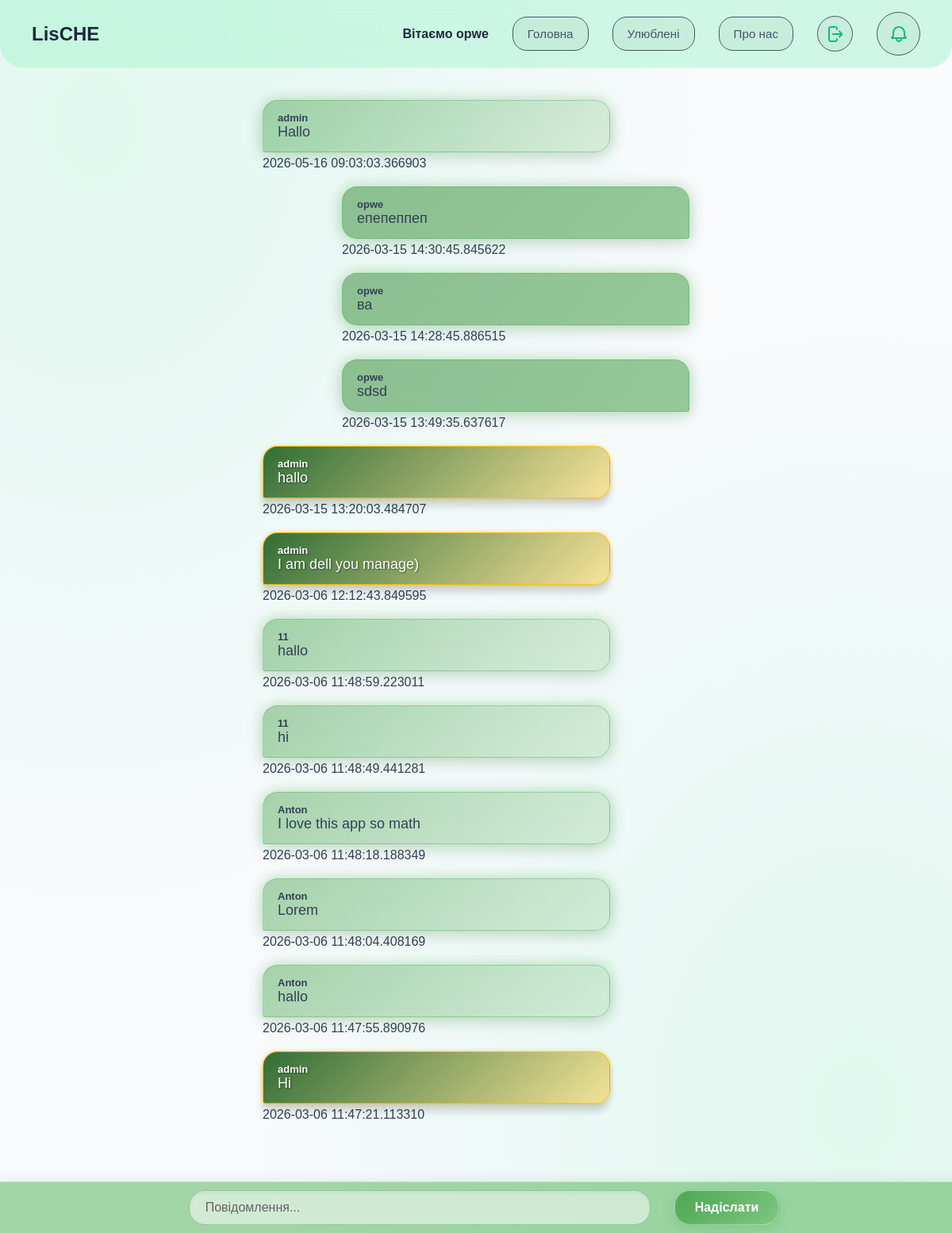
Page /forum (signed in) on the committed database.
### DB.py (models this page shows, shortened)
class User(UserMixin, db.Model):
    id = db.Column(db.Integer, primary_key=True)
    isAdmin = db.Column(db.Boolean, default=False)
    username = db.Column(db.String(150), unique=True, nullable=False)
    gmail = db.Column(db.String(150), unique=True, nullable=False)
    password_hash = db.Column(db.String(256), nullable=False)

class Forum(db.Model):
    id = db.Column(db.Integer, primary_key=True)
    userID = db.Column(db.Integer, db.ForeignKey('user.id'), nullable=False)
    username = db.Column(db.String(150), nullable=False)
    comment = db.Column(db.Text, nullable=False)
    date = db.Column(db.DateTime, nullable=False)
    isAdmin = db.Column(db.Boolean, default=False)

### app.py (the view)
@app.route('/forum', methods=['GET', 'POST'])
@login_required
def forum():
    if request.method == 'POST':
        comment = request.form['comment']
        new_comment = Forum(username=current_user.username, comment=comment, userID=current_user.id, date=datetime.utcnow(), isAdmin=current_user.isAdmin)
        db.session.add(new_comment)
        db.session.commit()
        return redirect('/forum')
    all_comments = Forum.query.order_by(Forum.date.desc()).all()
    commitDb = Comits.query.order_by(Comits.date.desc()).limit(5).all()
    return render_template('forum.html', comments=all_comments, comits=commitDb)

### app.py (called while the page is built)
@login_manager.user_loader
def load_user(user_id):
    return User.query.get(int(user_id))

### templates/forum.html (shortened to what this page needs)
<!DOCTYPE html>
<html lang="en">
<head>
    <link rel="stylesheet" href="{{ url_for('static', filename='styles/commit.css') }}">
    <link rel="stylesheet" href="{{ url_for('static', filename='styles/forum-style.css') }}">
    <link rel="stylesheet" href="{{ url_for('static', filename='styles/btn-style.css') }}">
    <link rel="stylesheet" href="{{ url_for('static', filename='styles/user-favorite-style.css') }}">
</head>
<body>
    <header>
        <h1>LisCHE</h1>
        <div class="header-btn">
            {% if current_user.is_authenticated %}
                <span class="welcome-text">Вітаємо {{ current_user.username }}</span>
                <a href="{{ url_for('main') }}"><button>Головна</button></a>
                <a href="{{ url_for('favorite') }}"><button>Улюблені</button></a>
                <a href="{{ url_for('about_us') }}"><button>Про нас</button></a>
                <a href="{{ url_for('logout') }}" class="logout-btn">
                </a>
                <button id="open-commit" class="logout-btn" style="width: 55px; height: 55px;">
                </button>
            {% else %}
                <a href="{{ url_for('login') }}"><button>Увійти</button></a>
                <a href="{{ url_for('register') }}"><button>Зареєструватись</button></a>
            {% endif %}
        </div>
    </header>
    <main style="margin-bottom: 100px;">
        {% for comment in comments %}
            {% if comment.userID == current_user.id %}
                <div class="my-message">
                    <div class="{% if comment.isAdmin %}message-admin{% else %}message-user{% endif %} right-masage">
                        <p class="user-name">{{ comment.username }}</p>
                        <p class="massage">{{ comment.comment }}</p>
                    </div>
                    <span class="message-date">{{ comment.date }}</span>
                </div>
            {% else %}
                <div class="not-my-message">
                    <div class="{% if comment.isAdmin %}message-admin{% else %}message-user{% endif %}">
                        <p class="user-name">{{ comment.username }}</p>
                        <p class="massage">{{ comment.comment }}</p>
                    </div>
                    <span class="message-date">{{ comment.date }}</span>
                </div>
            {% endif %}
        {% endfor %}
    </main>
    <form class="forms-input" action="/forum" method="POST">
        <input type="text" name="comment" placeholder="Повідомлення..." required>
        <button type="submit">Надіслати</button>
    </form>
</body>
</html>

### static/styles/forum-style.css (style rules this page uses)
.forms-input { width: 100%; display: flex; justify-content: center; gap: 30px; align-items: center; position: fixed; bottom: 0px; left: 0px; right: 0px; padding: 10px; z-index: 1000; background: rgba(76, 175, 80, 0.5); backdrop-filter: blur(12px); -webkit-backdrop-filter: blur(12px); border-top: 1px solid rgba(255, 255, 255, 0.4); box-shadow: 0 -4px 15px rgba(0, 0, 0, 0.05); }
.forms-input input[type="text"] { width: 45%; max-width: 800px; padding: 12px 20px; font-size: 16px; background: rgba(255, 255, 255, 0.5); border: 1px solid rgba(76, 175, 80, 0.5); border-radius: 20px; color: #111; outline: none; transition: all 0.3s ease; box-shadow: inset 0 2px 5px rgba(0, 0, 0, 0.05); }
.forms-input input[type="text"]::placeholder { color: #666; }
.forms-input button { padding: 12px 25px; font-size: 16px; font-weight: 700; color: #fff; background: linear-gradient(135deg, rgba(67, 160, 71, 0.8) 0%, rgba(129, 199, 132, 0.8) 100%); backdrop-filter: blur(5px); -webkit-backdrop-filter: blur(5px); border: 1px solid rgba(255, 255, 255, 0.4); border-radius: 20px; cursor: pointer; transition: all 0.3s ease; box-shadow: 0 4px 15px rgba(76, 175, 80, 0.3); }
header { width: 100%; display: flex; justify-content: space-between; align-items: center; padding-inline: 60px; box-sizing: border-box; }
main { display: flex; flex-direction: column; align-items: center; gap: 20px; padding-top: 20px; }
.message-admin { display: flex; flex-direction: column; width: 400px; background: linear-gradient(135deg, rgba(27, 94, 32, 0.9) 0%, rgba(255, 193, 7, 0.4) 100%); backdrop-filter: blur(15px); -webkit-backdrop-filter: blur(15px); border: 1px solid rgba(255, 193, 7, 0.8); box-shadow: 0 10px 10px rgba(0, 0, 0, 0.15), 0 0 5px rgba(255, 193, 7, 0.6); padding: 14px 18px; border-radius: 19px 19px 19px 3px; margin-bottom: 5px; color: #ffffff; text-shadow: 1px 1px 2px rgba(0,0,0,0.5); font-weight: 600; }
.message-user { display: flex; flex-direction: column; width: auto; width: 400px; background: linear-gradient(135deg, rgba(67, 160, 71, 0.45) 0%, rgba(129, 199, 132, 0.25) 100%); backdrop-filter: blur(12px); -webkit-backdrop-filter: blur(12px); border: 1px solid rgba(76, 175, 80, 0.4); box-shadow: 0 8px 24px rgba(0, 0, 0, 0.08), 0 0 18px rgba(76, 175, 80, 0.35); padding: 14px 18px; border-radius: 19px 19px 19px 3px; margin-bottom: 5px; }
.user-name { margin: 0px; padding: 0px; font-size: 13px; font-weight: 700; }
.massage { margin: 0px; padding: 0px; font-size: 18px; font-weight: 500; }
.my-message { margin-left: 100px; }
.not-my-message { margin-right: 100px; }
.right-masage { background: linear-gradient(135deg, rgba(99, 166, 102, 0.7) 0%, rgba(67, 160, 71, 0.55) 100%); border-radius: 19px 19px 3px 19px; }

### static/styles/btn-style.css (style rules this page uses)
.logout-btn { width: 43px; height: 43px; text-decoration: none; background: rgba(0, 0, 0, 0.04); border: solid; border-width: 1px; cursor: pointer; font-family: inherit; font-size: 0.95rem; color: #475569; border-radius: 50%; transition: all 0.2s ease; display: flex; align-items: center; justify-content: center; }

### static/styles/user-favorite-style.css (style rules this page uses)
body { font-family: 'Nunito Sans', sans-serif; margin: 0; color: #334155; background-color: #f8fafc; background-image: radial-gradient(at 10% 10%, rgba(167, 243, 208, 0.3) 0px, transparent 50%), radial-gradient(at 90% 90%, rgba(167, 243, 208, 0.3) 0px, transparent 50%); background-attachment: fixed; min-height: 100vh; }
a { text-decoration: none; }
header { display: flex; justify-content: space-between; align-items: center; padding: 15px 40px; background: rgba(167, 243, 208, 0.5); backdrop-filter: blur(12px); -webkit-backdrop-filter: blur(12px); border-bottom: 1px solid rgba(255, 255, 255, 0.3); border-radius: 0px 0px 30px 30px; position: sticky; top: 0; z-index: 100; }
header h1 { font-size: 1.5rem; margin: 0; color: #1e293b; display: flex; align-items: center; gap: 10px; }
.header-btn { display: flex; align-items: center; gap: 30px; }
.header-btn button:not(.logout-btn) { text-decoration: none; background: rgba(0, 0, 0, 0.04); border: solid; border-width: 1px; cursor: pointer; padding: 12px 18px; font-family: inherit; font-size: 0.95rem; color: #475569; border-radius: 18px; transition: all 0.2s ease; display: flex; align-items: center; justify-content: center; }
.header-btn button { fill: currentColor; }
.header-btn .welcome-text { color: #1e293b; font-weight: 600; }
main { padding: 40px; display: flex; justify-content: center; }

### rows in the picture
User: username "opwe"
Forum: username "admin", comment "Hallo", date "2026-05-16 09:03:03.366903"
Forum: username "opwe", comment "епепеппеп", date "2026-03-15 14:30:45.845622"
Forum: username "opwe", comment "ва", date "2026-03-15 14:28:45.886515"
Forum: username "opwe", comment "sdsd", date "2026-03-15 13:49:35.637617"
Forum: username "admin", comment "hallo", date "2026-03-15 13:20:03.484707"
Forum: username "admin", comment "I am dell you manage)", date "2026-03-06 12:12:43.849595"
Forum: username "11", comment "hallo", date "2026-03-06 11:48:59.223011"
Forum: username "11", comment "hi", date "2026-03-06 11:48:49.441281"
Forum: username "Anton", comment "I love this app so math", date "2026-03-06 11:48:18.188349"
Forum: username "Anton", comment "Lorem", date "2026-03-06 11:48:04.408169"
Forum: username "Anton", comment "hallo", date "2026-03-06 11:47:55.890976"
Forum: username "admin", comment "Hi", date "2026-03-06 11:47:21.113310"
